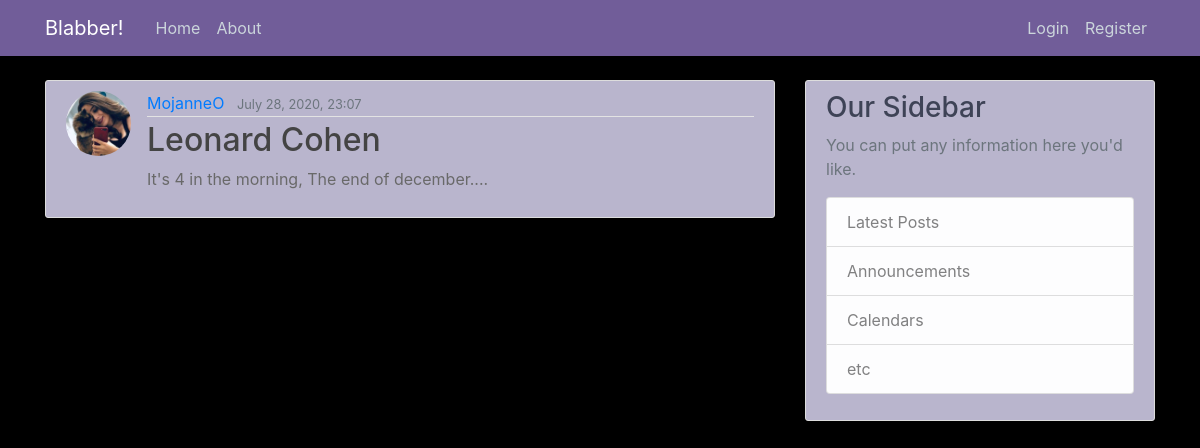
Screenshot of /post/11/ with the database file from the repository.
### myBlog/models.py (models this page shows, shortened)
class Post(models.Model):
    title = models.CharField(max_length=100)
    content = models.TextField()
    date = models.DateTimeField(default=timezone.now)
    author = models.ForeignKey(User, on_delete=models.CASCADE)

### users/models.py (models this page shows, shortened)
class Profile(models.Model):
    user = models.OneToOneField(User, on_delete=models.CASCADE)
    image = models.ImageField(default='default.jpg', upload_to='profile_pics')

### myBlog/views.py (the view)
# urls.py: path('post/<int:pk>/', PostDetailView.as_view(), name='post-detail'),
class PostDetailView(DetailView):
    model = Post

### myBlog/templates/myBlog/post_detail.html (shortened to what this page needs)
{% extends 'myBlog/base.html'%}
{% block content %}
        <article class="media content-section">
            <img class="rounded-circle article-img" src="{{ object.author.profile.image.url }}">
              <div class="media-body">
                <div class="article-metadata">
                  <a class="mr-2" href="#">{{ object.author }}</a>
                  <small class="text-muted">{{ object.date|date:"F d, Y, H:m" }}</small>
                </div>
                <h2 class="article-title">{{ object.title }}</h2>
                <p class="article-content">{{ object.content }}</p>
              </div>
        </article>
{% endblock %}

### myBlog/static/myBlog/main.css (style rules this page uses)
body { background: black; color: dimgray; margin-top: 5rem; }
h1, h2, h3, h4, h5, h6 { color: #3E4356; }
.content-section { background: #B9B5CD; padding: 10px 20px; border: 1px solid #dddddd; border-radius: 3px; margin-bottom: 20px; }
.article-title { color: #444444; }
.article-content { white-space: pre-line; }
.article-img { height: 65px; width: 65px; margin-right: 16px; }
.article-metadata { padding-bottom: 1px; margin-bottom: 4px; border-bottom: 1px solid #e3e3e3 }

### rows the page displays
Post: author.profile.image (picture), author "MojanneO", date "July 28, 2020, 23:07", title "Leonard Cohen", content "It's 4 in the morning, The end of december...."
